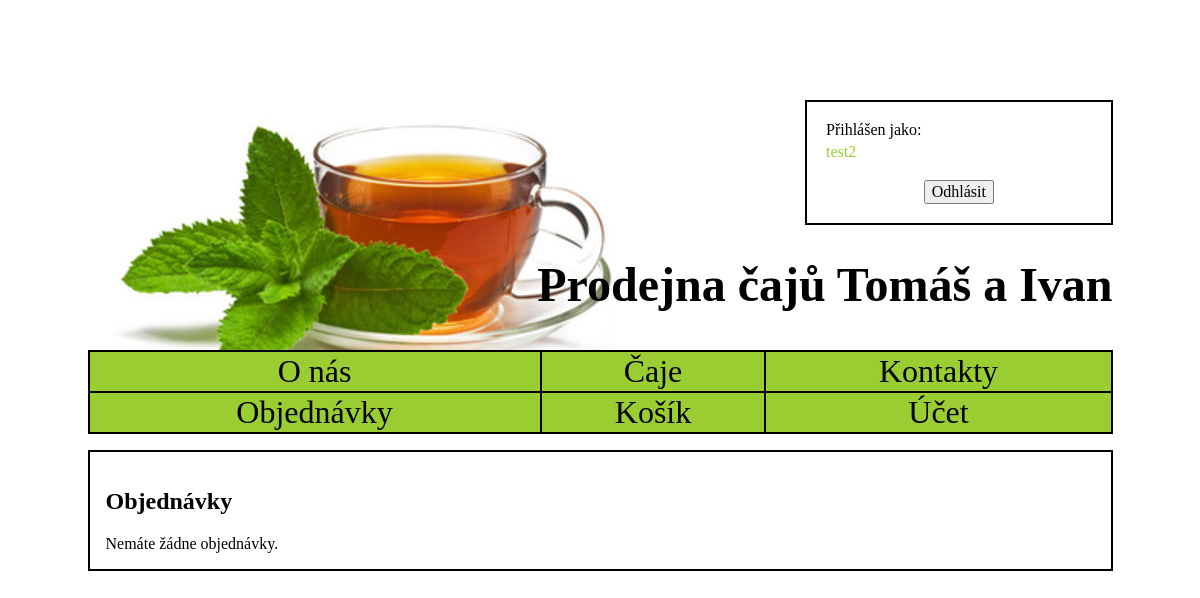
/orders.php (signed in), run on an earlier commit of the app's database.
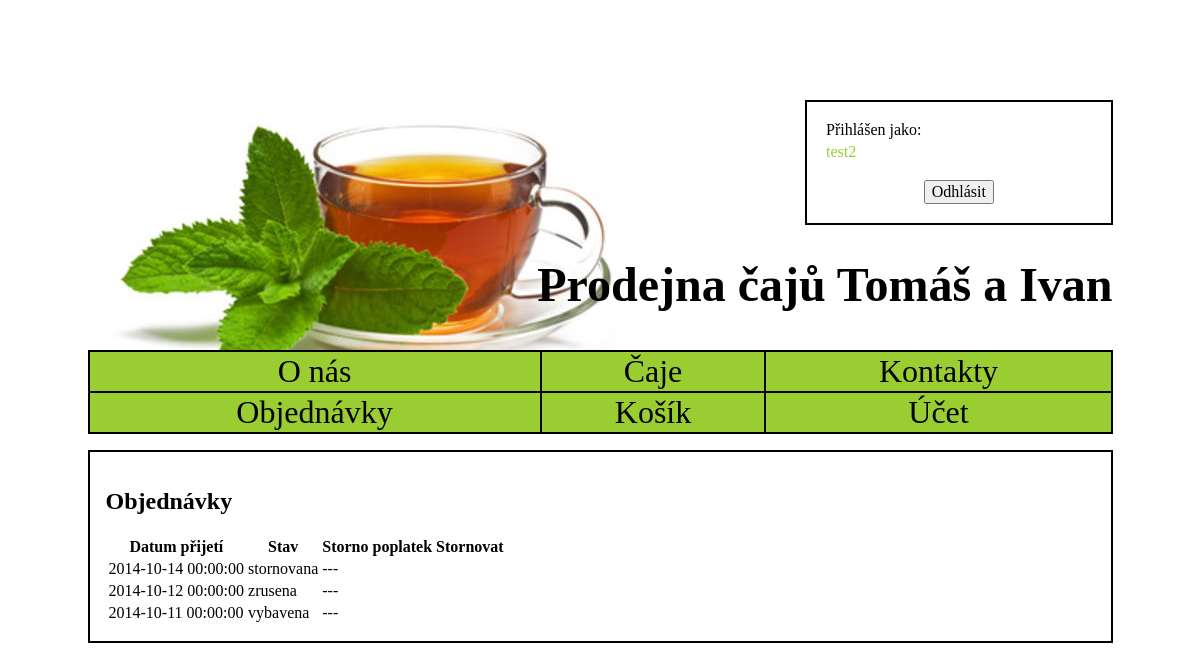
And on a later commit of the database.
### tables this page shows
create table Uzivatel(
  pk INT NOT NULL AUTO_INCREMENT,
  meno VARCHAR(30) NOT NULL,
  heslo VARCHAR(30) NOT NULL,
  uuidPrihlasenia INT,
  odberatel_pk INT NOT NULL,
  PRIMARY KEY(pk)
);

create table Objednavka(
  pk INT NOT NULL AUTO_INCREMENT,
  stav VARCHAR(20),
  datumPrijatia DATETIME,
  stornoPoplatok NUMERIC(12, 2),
  kosik BOOL,
  odberatel_pk INT NOT NULL,
  PRIMARY KEY(pk)
);

### loginDetection.php (called while the page is built, shortened)
<?php
    require_once 'db.php';
    $userLogedIn = isset($_COOKIE['logged']);
    if ($userLogedIn)
    {
        $userId = $_COOKIE['logged'];
        $result = $db->query('SELECT * FROM Uzivatel WHERE Uzivatel.pk=' . $userId);
        if ($result->num_rows == 1)
        {
            $user = $result->fetch_assoc();
            $username = $user['meno'];
        }
    }
?>

### mainInit.php (called while the page is built, shortened)
<?php
    require_once 'loginDetection.php';
?>

### utility.php (called while the page is built, shortened)
<?php
function isOrderNotProcessed($orderState)
{
    return $orderState === 'přijatá';
}
?>

### orders.php (the view, shortened to what this page needs)
<!DOCTYPE HTML PUBLIC "-//W3C//DTD HTML 4.01 Transitional//EN">
<html>
<head>
<link rel="stylesheet" href="style.css" type="text/css" >
</head>
<body>
    <?php
        require_once 'mainInit.php';
        require_once 'utility.php';
    ?>
    <div id="main">
        <div id="header">
            <?php include 'header.php' ?>
        </div>
        <?php include 'menu.php' ?>
        <div id="content">
            <h2>Objednávky</h2>
            <?php
            $selectQuery = 'select * from Objednavka as o where o.kosik = false and o.odberatel_pk = (select u.odberatel_pk from Uzivatel as u where u.pk = ' . $userId . ')';
            $result = $db->query($selectQuery);
            if ($result and $result->num_rows > 0)
            {
                echo '<table id="ordersTable">';
                echo '<tr>';
                echo '<th>Datum přijetí</th>';
                echo '<th>Stav</th>';
                echo '<th>Storno poplatek</th>';
                echo '<th>Stornovat</th>';
                echo '</tr>';
                while($row = $result->fetch_assoc()) {
                    echo '<tr id=row' . $row['pk'] . '>';
                    echo '<td>' . $row['datumPrijatia'] . '</td>';
                    echo '<td>' . $row['stav'] . '</td>';
                    if (isOrderNotProcessed($row['stav']))
                    {
                        echo '<td>' . $row['stornoPoplatok'] . '</td>';
                        echo '<td><a href=stornoOrder.php?id=' . $row['pk'] . '><img src="obrazky/remove.png" class="removeimg"></a></td>';
                    }
                    else
                    {
                        echo '<td> --- </td>';
                    }
                    echo '</tr>';
                }
                echo '</table>';
            }
            else
            {
                echo 'Nemáte žádne objednávky.';
            }
            ?>
        </div>
    </div>
</body>
</html>

### header.php (shortened to what this page needs)
<div id="header">
    <?php
    require_once 'loginDetection.php';
    if ($userLogedIn) { ?>
    <table class="login">
        <form name="login" method="POST" action="logout.php">
            <tr>
                <td class="label">Přihlášen jako:</td>
            </tr>
            <tr>
                <td class="name"><?php echo $username ?></td>
            </tr>
            <tr>
                <td class="button"><input type="submit" name="login" value="Odhlásit" style="font-size:1em; font-family: fantasy" /></td>
        </form>
    </table>
    <?php } ?>
    <h1>Prodejna čajů Tomáš a Ivan</h1>
</div>

### menu.php (shortened to what this page needs)
<div id="menu">
  <table>
    <tr>
        <td>O nás</td>
        <td><a href="caje.php">Čaje</a></td>
        <td>Kontakty</td>
    </tr>
<?php if ($userLogedIn) {
    if ($username != "admin") {
        echo "<tr>";
        echo "<td><a href='orders.php'>Objednávky</a></td>";
        echo "<td><a href='cart.php'>Košík</a></td>";
        echo "<td><a href='user-edit.php'>Účet</a></td>";
        echo "</tr>";
    }
} ?>
  </table>
</div>

### style.css (style rules this page uses)
#main { width: 1025px; margin: auto; background-color: white; }
#header { margin-top: 100px; width: 100%; height: 250px; background-image: url('obrazky/caj.jpg'); background-repeat: no-repeat; }
#header table.login { margin-left: auto; margin-bottom: auto; border: 2px solid black; padding: 1em 1em 1em 1em; width: 30%; }
#header td.label { white-space: pre-wrap; font-family: fantasy; }
#header td.name { color: yellowgreen; white-space: pre-wrap; font-family: fantasy; }
#header td.button { padding-top: 1em; text-align: center; font-family: fantasy; font-size: 1em; }
#menu { width: 100%; text-align: center; }
#menu table { width: 100%; background-color: black; margin-bottom: 1em; }
#menu td { text-align: center; background-color: yellowgreen; cursor: default; color: black; font-size: 2em; }
#menu a { display: block; height: 100%; width: 100%; color: black; text-decoration: none; cursor: default; }
#content { padding: 1em; border: 2px solid black; }
h1 { text-align: right; font-size: 3em; font-family: fantasy; }

What changed in the data, as far as the page shows it:
added objednavka: datumPrijatia "2014-10-14 00:00:00", stav "stornovana"
added objednavka: datumPrijatia "2014-10-12 00:00:00", stav "zrusena"
added objednavka: datumPrijatia "2014-10-11 00:00:00", stav "vybavena"
Also different on the page:
text no longer shown: "Nemáte žádne objednávky."
text now shown: "Datum přijetí Stav Storno poplatek Stornovat"
